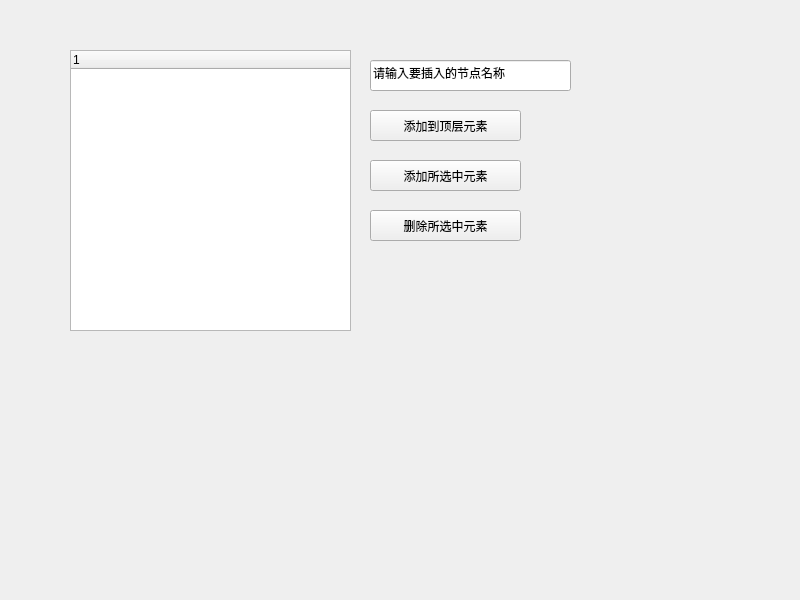
<?xml version="1.0" encoding="UTF-8"?>
<ui version="4.0">
 <class>Widget</class>
 <widget class="QWidget" name="Widget">
  <property name="geometry">
   <rect>
    <x>0</x>
    <y>0</y>
    <width>800</width>
    <height>600</height>
   </rect>
  </property>
  <property name="windowTitle">
   <string>Widget</string>
  </property>
  <widget class="QTreeWidget" name="treeWidget">
   <property name="geometry">
    <rect>
     <x>70</x>
     <y>50</y>
     <width>281</width>
     <height>281</height>
    </rect>
   </property>
  </widget>
  <widget class="QLineEdit" name="lineEdit">
   <property name="geometry">
    <rect>
     <x>370</x>
     <y>60</y>
     <width>201</width>
     <height>31</height>
    </rect>
   </property>
   <property name="text">
    <string>请输入要插入的节点名称</string>
   </property>
  </widget>
  <widget class="QPushButton" name="pushButton_addtop">
   <property name="geometry">
    <rect>
     <x>370</x>
     <y>110</y>
     <width>151</width>
     <height>31</height>
    </rect>
   </property>
   <property name="text">
    <string>添加到顶层元素</string>
   </property>
  </widget>
  <widget class="QPushButton" name="pushButton_addcur">
   <property name="geometry">
    <rect>
     <x>370</x>
     <y>160</y>
     <width>151</width>
     <height>31</height>
    </rect>
   </property>
   <property name="text">
    <string>添加所选中元素</string>
   </property>
  </widget>
  <widget class="QPushButton" name="pushButton_removecur">
   <property name="geometry">
    <rect>
     <x>370</x>
     <y>210</y>
     <width>151</width>
     <height>31</height>
    </rect>
   </property>
   <property name="text">
    <string>删除所选中元素</string>
   </property>
  </widget>
 </widget>
 <resources/>
 <connections/>
</ui>
